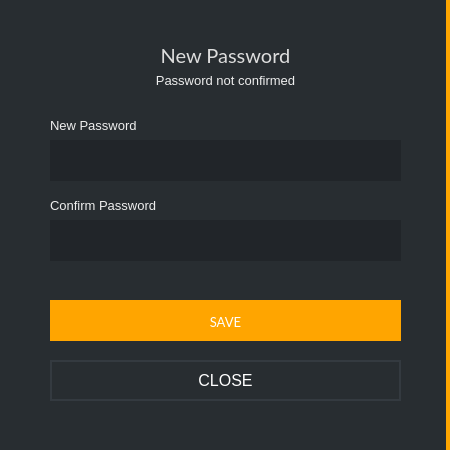
<?xml version="1.0" encoding="UTF-8"?>
<ui version="4.0">
 <class>NewPasswordDialog</class>
 <widget class="QDialog" name="NewPasswordDialog">
  <property name="geometry">
   <rect>
    <x>0</x>
    <y>0</y>
    <width>450</width>
    <height>450</height>
   </rect>
  </property>
  <property name="sizePolicy">
   <sizepolicy hsizetype="Fixed" vsizetype="Fixed">
    <horstretch>0</horstretch>
    <verstretch>0</verstretch>
   </sizepolicy>
  </property>
  <property name="windowTitle">
   <string>Enter password</string>
  </property>
  <property name="styleSheet">
   <string notr="true">background-color: #212529; color: #eee;
border: 0px;</string>
  </property>
  <layout class="QGridLayout" name="gridLayout">
   <property name="leftMargin">
    <number>0</number>
   </property>
   <property name="topMargin">
    <number>0</number>
   </property>
   <property name="rightMargin">
    <number>0</number>
   </property>
   <property name="bottomMargin">
    <number>0</number>
   </property>
   <item row="0" column="0" colspan="2">
    <widget class="QGroupBox" name="groupBox">
     <property name="styleSheet">
      <string notr="true">background-color: #282d31; border-right: 4px solid orange;</string>
     </property>
     <property name="title">
      <string/>
     </property>
     <widget class="QLabel" name="label_3">
      <property name="geometry">
       <rect>
        <x>50</x>
        <y>40</y>
        <width>351</width>
        <height>31</height>
       </rect>
      </property>
      <property name="font">
       <font>
        <family>Lato</family>
        <pointsize>15</pointsize>
       </font>
      </property>
      <property name="styleSheet">
       <string notr="true">color: #ddd; border-right: 0px;</string>
      </property>
      <property name="text">
       <string>New Password</string>
      </property>
      <property name="alignment">
       <set>Qt::AlignCenter</set>
      </property>
     </widget>
     <widget class="QLabel" name="label">
      <property name="geometry">
       <rect>
        <x>50</x>
        <y>110</y>
        <width>331</width>
        <height>31</height>
       </rect>
      </property>
      <property name="sizePolicy">
       <sizepolicy hsizetype="Maximum" vsizetype="Preferred">
        <horstretch>0</horstretch>
        <verstretch>0</verstretch>
       </sizepolicy>
      </property>
      <property name="minimumSize">
       <size>
        <width>0</width>
        <height>25</height>
       </size>
      </property>
      <property name="font">
       <font>
        <pointsize>-1</pointsize>
       </font>
      </property>
      <property name="styleSheet">
       <string notr="true">color: #eee;border-right: 0px;font-size: 13px;</string>
      </property>
      <property name="text">
       <string>New Password</string>
      </property>
     </widget>
     <widget class="QLineEdit" name="m_passwordEdit">
      <property name="geometry">
       <rect>
        <x>50</x>
        <y>140</y>
        <width>351</width>
        <height>41</height>
       </rect>
      </property>
      <property name="sizePolicy">
       <sizepolicy hsizetype="Expanding" vsizetype="Fixed">
        <horstretch>0</horstretch>
        <verstretch>0</verstretch>
       </sizepolicy>
      </property>
      <property name="minimumSize">
       <size>
        <width>0</width>
        <height>31</height>
       </size>
      </property>
      <property name="font">
       <font>
        <family>Lato</family>
        <pointsize>9</pointsize>
       </font>
      </property>
      <property name="styleSheet">
       <string notr="true">background-color: #212529;
border-right: 0px;
color: #e5e5e5;
padding: 5px;</string>
      </property>
      <property name="echoMode">
       <enum>QLineEdit::Password</enum>
      </property>
     </widget>
     <widget class="QLabel" name="label_2">
      <property name="geometry">
       <rect>
        <x>50</x>
        <y>190</y>
        <width>321</width>
        <height>31</height>
       </rect>
      </property>
      <property name="sizePolicy">
       <sizepolicy hsizetype="Maximum" vsizetype="Preferred">
        <horstretch>0</horstretch>
        <verstretch>0</verstretch>
       </sizepolicy>
      </property>
      <property name="minimumSize">
       <size>
        <width>0</width>
        <height>25</height>
       </size>
      </property>
      <property name="font">
       <font>
        <pointsize>-1</pointsize>
       </font>
      </property>
      <property name="styleSheet">
       <string notr="true">color: #eee;border-right: 0px;font-size: 13px;</string>
      </property>
      <property name="text">
       <string>Confirm Password</string>
      </property>
     </widget>
     <widget class="QLineEdit" name="m_passwordConfirmationEdit">
      <property name="geometry">
       <rect>
        <x>50</x>
        <y>220</y>
        <width>351</width>
        <height>41</height>
       </rect>
      </property>
      <property name="minimumSize">
       <size>
        <width>0</width>
        <height>31</height>
       </size>
      </property>
      <property name="font">
       <font>
        <family>Lato</family>
        <pointsize>9</pointsize>
       </font>
      </property>
      <property name="styleSheet">
       <string notr="true">background-color: #212529;
border-right: 0px;
color: #e5e5e5;
padding: 5px;</string>
      </property>
      <property name="echoMode">
       <enum>QLineEdit::Password</enum>
      </property>
     </widget>
     <widget class="QLabel" name="m_errorLabel">
      <property name="geometry">
       <rect>
        <x>70</x>
        <y>70</y>
        <width>311</width>
        <height>21</height>
       </rect>
      </property>
      <property name="font">
       <font>
        <pointsize>-1</pointsize>
       </font>
      </property>
      <property name="styleSheet">
       <string notr="true">color: #eee;border-right: 0px;font-size: 13px;</string>
      </property>
      <property name="text">
       <string>Password not confirmed</string>
      </property>
      <property name="alignment">
       <set>Qt::AlignCenter</set>
      </property>
     </widget>
     <widget class="QPushButton" name="m_okButton">
      <property name="enabled">
       <bool>false</bool>
      </property>
      <property name="geometry">
       <rect>
        <x>50</x>
        <y>300</y>
        <width>351</width>
        <height>41</height>
       </rect>
      </property>
      <property name="minimumSize">
       <size>
        <width>131</width>
        <height>31</height>
       </size>
      </property>
      <property name="font">
       <font>
        <family>Lato</family>
        <pointsize>10</pointsize>
       </font>
      </property>
      <property name="styleSheet">
       <string notr="true">color: white; background-color: orange; border-top: 3px solid orange;
border-right: 0px;</string>
      </property>
      <property name="text">
       <string>SAVE</string>
      </property>
      <property name="default">
       <bool>true</bool>
      </property>
     </widget>
     <widget class="QPushButton" name="m_cancelButton">
      <property name="geometry">
       <rect>
        <x>50</x>
        <y>360</y>
        <width>351</width>
        <height>41</height>
       </rect>
      </property>
      <property name="minimumSize">
       <size>
        <width>131</width>
        <height>31</height>
       </size>
      </property>
      <property name="font">
       <font>
        <pointsize>-1</pointsize>
       </font>
      </property>
      <property name="styleSheet">
       <string notr="true">color: white; border: 2px solid #343a40; font-size: 16px; background-color: #21259;</string>
      </property>
      <property name="text">
       <string>CLOSE</string>
      </property>
     </widget>
    </widget>
   </item>
  </layout>
 </widget>
 <resources/>
 <connections>
  <connection>
   <sender>m_okButton</sender>
   <signal>clicked()</signal>
   <receiver>NewPasswordDialog</receiver>
   <slot>accept()</slot>
   <hints>
    <hint type="sourcelabel">
     <x>147</x>
     <y>102</y>
    </hint>
    <hint type="destinationlabel">
     <x>147</x>
     <y>63</y>
    </hint>
   </hints>
  </connection>
  <connection>
   <sender>m_cancelButton</sender>
   <signal>clicked()</signal>
   <receiver>NewPasswordDialog</receiver>
   <slot>reject()</slot>
   <hints>
    <hint type="sourcelabel">
     <x>241</x>
     <y>102</y>
    </hint>
    <hint type="destinationlabel">
     <x>147</x>
     <y>63</y>
    </hint>
   </hints>
  </connection>
  <connection>
   <sender>m_passwordEdit</sender>
   <signal>textChanged(QString)</signal>
   <receiver>NewPasswordDialog</receiver>
   <slot>checkPassword(QString)</slot>
   <hints>
    <hint type="sourcelabel">
     <x>206</x>
     <y>25</y>
    </hint>
    <hint type="destinationlabel">
     <x>168</x>
     <y>64</y>
    </hint>
   </hints>
  </connection>
  <connection>
   <sender>m_passwordConfirmationEdit</sender>
   <signal>textChanged(QString)</signal>
   <receiver>NewPasswordDialog</receiver>
   <slot>checkPassword(QString)</slot>
   <hints>
    <hint type="sourcelabel">
     <x>206</x>
     <y>64</y>
    </hint>
    <hint type="destinationlabel">
     <x>168</x>
     <y>64</y>
    </hint>
   </hints>
  </connection>
 </connections>
 <slots>
  <slot>checkPassword(QString)</slot>
 </slots>
</ui>
